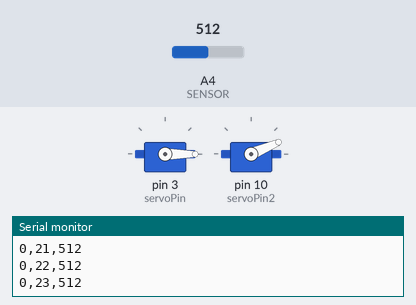
Bench run of a sketch on a simulated Arduino Uno, built with avr-gcc and run on an emulated ATmega328P. On the bench: 2 × servo, the last lines printed to the serial monitor. The test bench sets the inputs (shaded band); at power-on: A4 (SENSOR) = 512.

Above: at 1.27 s.
1.3 s: A4 (SENSOR) set to 988
At 2.13 s:
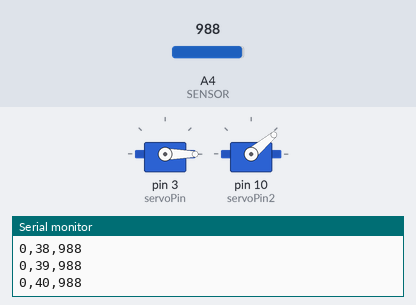
4.3 s: A4 (SENSOR) set to 1011
At 5.2 s:
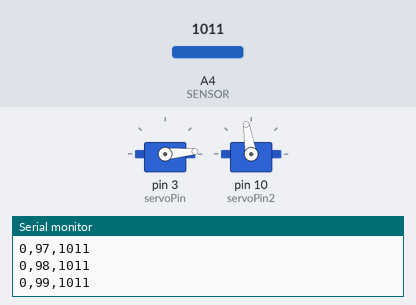
Timing chart, 0 to 22.2 s (numbered marks = the images above; inputs shaded):
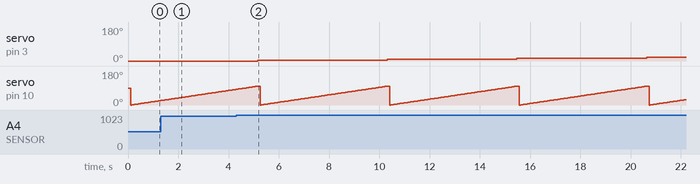

The sketch:

ArduinoSendData.ino
```cpp
#include <Servo.h>

// setup function to initialize hardware and software


Servo Servo1;
Servo Servo2;

int baudRate = 9600;                 // NOTE1: The baudRate for sending & receiving programs must match

const int SENSOR = 4;

const int servoPin = 3;
const int servoPin2= 10;

int sensorVal = 0;                          // variable to storw the value coming from the sensor, set to 0 initially
int pos = 0;
int pos1 = 0;
int value = 0;

////////////////////////////////////////////////////////////////////////////////////////////////////////////////////////
void setup() {
  // start the serial port

  Serial.begin(baudRate);               // NOTE2: Set the baudRate to 115200 for faster communication
  Servo1.attach(servoPin);
  Servo2.attach(servoPin2);
}


//


/////////////////////////////////// main loop /////////////////////////////////////////

void loop()
{
   /// Infrared Distance Sensor Calibration code

//    value = analogRead(SENSOR);
//    Serial.println(value);
//    delay(100);


///////////////////////////////////////////////////////////////////////////////////////////////////
  ///Servo1 Movement on its own

   for(pos = 0; pos < 100; pos += 5)           // goes from 0 degrees to 180 degrees
  {                                            // in steps of 1 degree
    Servo1.write(pos);                         // tell servo to go to position in variable 'pos'
    delay(100);                                 // waits 15ms for the servo to reach the position
    for(pos1 = 0; pos1 < 100; pos1 += 1)           // goes from 0 degrees to 180 degrees

  {
    Servo2.write(pos1);
//    delay(15);
//    Servo1.write(pos1);                          // tell servo to go to position in variable 'pos'
////    delay(100);                                  // waits 15ms for the servo to reach the position
    value = analogRead(SENSOR);
    Serial.print(pos);
    Serial.print(',');
    Serial.print(pos1);
    Serial.print(',');
    Serial.println(value);
    delay(50);
  }
  }
  for(pos = 100; pos>=1; pos-=5);                // goes from 180 degrees to 0 degrees
  {
    Servo1.write(pos);                          // tell servo to go to position in variable 'pos'
    delay(100);                                  // waits 15ms for the servo to reach the position
    for(pos1 = 100; pos1>=1; pos1-=1)                // goes from 180 degrees to 0 degrees
  {
    Servo2.write(pos1);
//    delay(15);
//    Servo1.write(pos1);                          // tell servo to go to position in variable 'pos'
////    delay(100);                                  // waits 15ms for the servo to reach the position
    value = analogRead(SENSOR);
    Serial.print(pos);
    Serial.print(',');
    Serial.print(pos1);
    Serial.print(',');
    Serial.println(value);
    delay(50);
  }

  }
  while(1){}
  }
///////////////////////////////////////////////////////////////////////////////////////////////////


/////////////////////////////////////////////////////////////////////////////////////////////////////////

///
```

Measured:
- the behaviour switches between 999 and 1000 on A4 (SENSOR) (found by bisection; images 1 and 2)
- by itself, servo on pin 10 (servoPin2): ramps from 0° to 99° and jumps back, once every 5.2 s
